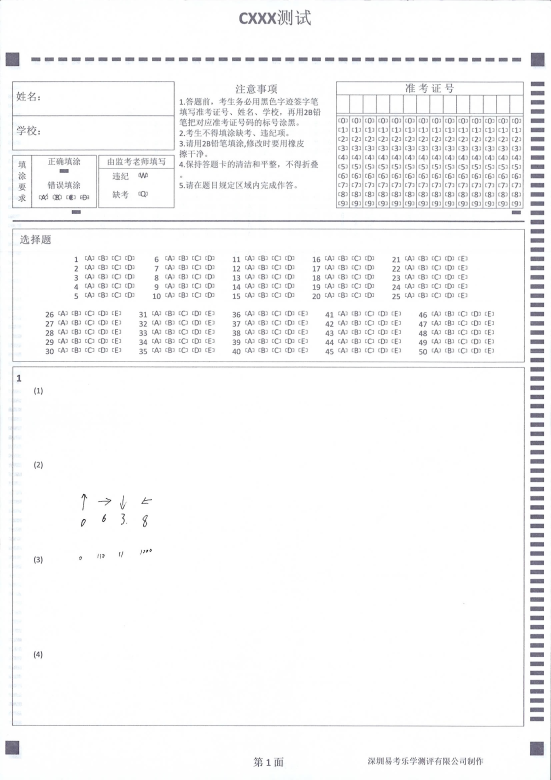
//> input picture calcHist/S1_1_qian.jpg, 1653 x 2339 px (shown at 1/3 size)
$ ./main   (built with g++ and OpenCV 4)
//> lines starting //> are read from the running program, lines starting //| are printed output that depends on the picture; after the words box and inside, x2 and y2 are one past the last pixel; in counts of white or black regions, pixels touching at a corner belong together
### TesseractTest/MouseSelect.h
#pragma once
#ifndef __MOUSESELECT_H__
#define __MOUSESELECT_H__

#include <opencv2/opencv.hpp>
#include <iostream>

#define MAX_OBJECTS    10
using namespace cv;
//using namespace std;
typedef struct MouseSelectParams
{
	std::vector<Point> pts;        //Points of selected
	char        *win_name;
	Mat            *image;
	unsigned int mode;        //1 Point,2 Rect
	int             n;            // selected object number
}MouseSelectParams;

void on_mouse(int event, int x, int y, int flags, void *param);
class MouseSelect
{
public:
	MouseSelect();
	~MouseSelect();

	void select_rect(Mat &frame);
	void select_point(Mat &frame);

	std::vector<Point> vPoints;
	std::vector<Rect> vRects;
	unsigned int obj_selected;
private:
	int get_rects(Mat &frame);
	int get_points(Mat &frame);

};
#endif

### TesseractTest/MouseSelect.cpp
#include "MouseSelect.h"

MouseSelectParams *g_mousep;
MouseSelect::MouseSelect() {}

MouseSelect::~MouseSelect() {}

void MouseSelect::select_rect(Mat &frame)
{
	obj_selected = 0;
	while (0 == obj_selected)
	{
		obj_selected = get_rects(frame);
		if (obj_selected == 0)
		{
			std::cout << "You haven't selected any rectangles. " << std::endl;
		}
	}
}

// [12 lines left out: function select_point, not called in this run]

int MouseSelect::get_rects(Mat &frame)
{
	char *win_name = "Init Frame";
	MouseSelectParams params;
	params.win_name = win_name;
	params.image = &frame;
	params.n = 0;
	params.mode = 2;
	namedWindow(win_name, WINDOW_AUTOSIZE);
	imshow(win_name, frame);

	g_mousep = &params;
	setMouseCallback(win_name, on_mouse, 0);
	waitKey(0);
	destroyWindow(win_name);

	int x1, x2, y1, y2, w, h;
	Rect rt;
	Point pt1, pt2;
	std::cout << "Point Num: " << params.pts.size() << " Object Num: " << params.n << " Object Type: Rect." << std::endl;
	for (int i = 0; i < params.pts.size(); i += 2)
	{
		pt1 = params.pts[i];
		pt2 = params.pts[i + 1];
		x1 = min(pt1.x, pt2.x);
		x2 = max(pt1.x, pt2.x);
		y1 = min(pt1.y, pt2.y);
		y2 = max(pt1.y, pt2.y);
		w = x2 - x1;
		h = y2 - y1;
		w = (w % 2) ? w : w + 1;
		h = (h % 2) ? h : h + 1;
		rt.x = x1;
		rt.y = y1;
		rt.width = w;
		rt.height = h;
		vRects.push_back(rt);
	}
	return params.n;
}

// [25 lines left out: function get_points, not called in this run]

void on_mouse(int event, int x, int y, int flags, void *param)
{
	int        n;
	static bool pressed = false;
	static Point cur_pt;
	static Point prev_pt;
	/* on left button press, remember first corner of rectangle around object */
	if (event == CV_EVENT_LBUTTONDOWN)
	{
		n = g_mousep->n;
		if (n == MAX_OBJECTS)
		{
			return;
		}
		prev_pt.x = x;
		prev_pt.y = y;
		//cout<<prev_pt.x <<","<<prev_pt.y<<" "<<cur_pt.x<<","<<cur_pt.y<<endl;
		pressed = true;
	}
	/* on left button up, finalise the rectangle and draw it in black */
	else if (event == CV_EVENT_LBUTTONUP && pressed)
	{
		/* 1 == mode for selecting points */
		if (1 == g_mousep->mode)
		{
			n = g_mousep->n;
			if (n == MAX_OBJECTS)
			{
				return;
			}
			cur_pt.x = x;
			cur_pt.y = y;
			g_mousep->pts.push_back(cur_pt);
			int radius = 3;
			circle(*g_mousep->image, cur_pt, radius, CV_RGB(255, 0, 0));
			imshow(g_mousep->win_name, *g_mousep->image);
			pressed = false;
			g_mousep->n++;
		}
		/* 2 == mode for selecting rectangles */
		else if (2 == g_mousep->mode)
		{
			n = g_mousep->n;
			if (n == MAX_OBJECTS)
			{
				return;
			}
			cur_pt.x = x;
			cur_pt.y = y;
			g_mousep->pts.push_back(prev_pt);
			g_mousep->pts.push_back(cur_pt);

//			g_mousep->rt = CvRect(prev_pt.x, prev_pt.y, cur_pt.x - prev_pt.x, cur_pt.y - prev_pt.y);
			//    cout<<prev_pt.x <<","<<prev_pt.y<<" "<<cur_pt.x<<","<<cur_pt.y<<endl;
			rectangle(*g_mousep->image, prev_pt, cur_pt, CV_RGB(0, 0, 255));
			imshow(g_mousep->win_name, *g_mousep->image);
			pressed = false;
			g_mousep->n++;
		}
		else if (3 == g_mousep->mode)
		{
			n = g_mousep->n;

		}
	}
	else if (event == CV_EVENT_MOUSEMOVE && pressed && CV_EVENT_FLAG_LBUTTON)
	{
		if (2 == g_mousep->mode)
		{
			n = g_mousep->n;
			if (n == MAX_OBJECTS)
			{
				return;
			}
			cur_pt.x = x;
			cur_pt.y = y;
			Mat tmp = (*g_mousep->image).clone();
			//cout<<prev_pt.x <<","<<prev_pt.y<<" "<<cur_pt.x<<","<<cur_pt.y<<endl;
			rectangle(tmp, prev_pt, cur_pt, CV_RGB(0, 255, 0));
			imshow(g_mousep->win_name, tmp);
		}
	}
}

### calcHist/main.cpp
#include <opencv2/core/core.hpp>
#include<opencv2/highgui/highgui.hpp>
#include<opencv2/imgproc/imgproc.hpp>
#include<iostream>
#include<map>
#include<cmath>
#include <time.h>
#include "MouseSelect.h"

#define cvQueryHistValue_1D( hist, idx0 ) \
	((float)cvGetReal1D((hist)->bins, (idx0)))

using namespace std;
using namespace cv;

#define cvQueryHistValue_3D( hist, idx0, idx1, idx2 )      cvGetReal3D( (hist)->bins, (idx0), (idx1), (idx2) )
//画直方图用
int HistogramBins = 256;
float HistogramRange1[2]={0,255};
float *HistogramRange[1]={&HistogramRange1[0]};

// [113 lines left out: functions histemd, CompareHist, not called in this run]

Mat getHistImg(const MatND& hist)
{
	double maxVal = 0;
	double minVal=0;

	//找到直方图中的最大值和最小值
	minMaxLoc(hist,&minVal,&maxVal,0,0);
	int histSize=hist.rows;
	Mat histImg(256, 256, CV_8U, Scalar(200));	//histSize, histSize	//255

	// 设置最大峰值为图像高度的90%
	int hpt = static_cast<int>(0.9*256);		//histSize

	int nSum = 0;
	int nDevSum = 0;
	int nCount = 0;

	cout << "maxVal = " << maxVal << endl;
	for (int h = 0; h < histSize; h++)	//histSize
	{
		float binVal = hist.at<float>(h);
		int intensity = static_cast<int>(binVal*hpt / maxVal);
		line(histImg, Point(h, 256), Point(h, 256 - intensity), Scalar::all(0));
		cout << "h = " << h << ". binVal = " << binVal << ". intensity = " << intensity << endl;
		char szTmp[300] = { 0 };
		sprintf_s(szTmp, "h = %d, binVal = %d, intensity = %d\n", h, binVal, intensity);
		//		TRACE(szTmp);

		nCount += static_cast<int>(binVal);
		nSum += h*binVal;
	}
	cout << "sum = " << nSum << "count = " << nCount << endl;
	float fMean = (float)nSum / nCount;

	for (int h = 0; h < histSize; h++)	//histSize
	{
		float binVal = hist.at<float>(h);

		nDevSum += pow(h - fMean, 2)*binVal;
	}
	cout << "均值: " << fMean << "标准差：" << sqrt(nDevSum / nCount);

	return histImg;
}
int main()
{

#if 0
	cv::Mat src = cv::imread("00000051.Tif");
	namedWindow("0原图", 0);
	imshow("0原图", src);

	Mat imag_ch2 = src.clone();
#else
	cv::Mat src = cv::imread("S1_1_qian.jpg");	//answerCard.png	test	card1.png  00000051.Tif
//> src is the input picture: 2339 rows x 1653 cols, CV_8UC3; mean B, G, R 247.6, 247.1, 247

	MouseSelect mouse;
	mouse.select_rect(src.clone());
//> the loop in select_rect, `while (0 == obj_selected)` made 1 pass; the left mouse button is pressed at (413, 584)
//> obj_selected on pass 1: 1
	Mat imag_ch2 = src(mouse.vRects[0]);
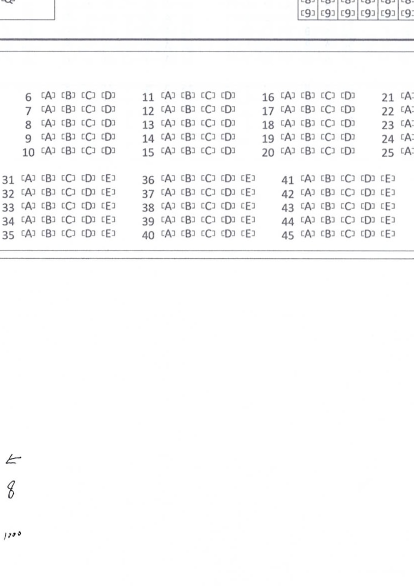
//> imag_ch2: 1171 rows x 827 cols, CV_8UC3 (shown at 1/2 size); mean B, G, R 249.4, 249.1, 249.1

//	mouse.select_rect(src.clone());
	Mat imag_ch3 = src(mouse.vRects[1]);
#endif

#if 0
	/// Separate the image in 3 places ( R, G and B )
	vector<Mat> rgb_planes;
	#define SHOW_HSV
	#ifdef SHOW_HSV
	Mat hsv;
	cvtColor(src, hsv, COLOR_BGR2HSV);	//COLOR_BGR2HSV
	split(hsv, rgb_planes);
	#else
	split(src, rgb_planes);
	#endif
	/// Establish the number of bins
	int histSize = 256;

	/// Set the ranges ( for R,G,B) )
	float range[] = { 0, 255 };
	const float* histRange = { range };

	bool uniform = true; bool accumulate = false;

	Mat r_hist, g_hist, b_hist;

	/// Compute the histograms:
	calcHist(&rgb_planes[2], 1, 0, Mat(), r_hist, 1, &histSize, &histRange, uniform, accumulate);
	calcHist(&rgb_planes[1], 1, 0, Mat(), g_hist, 1, &histSize, &histRange, uniform, accumulate);
	calcHist(&rgb_planes[0], 1, 0, Mat(), b_hist, 1, &histSize, &histRange, uniform, accumulate);

	// Draw the histograms for R, G and B
	int hist_w = 600; int hist_h = 400;
	int bin_w = cvRound((double)hist_w / histSize);

	Mat rgb_hist[3];
	for (int i = 0; i < 3; ++i)
	{
		rgb_hist[i] = Mat(hist_h, hist_w, CV_8UC3, Scalar::all(0));
	}

	Mat histImage(hist_h, hist_w, CV_8UC3, Scalar(0, 0, 0));

	/// Normalize the result to [ 0, histImage.rows-10]
	normalize(r_hist, r_hist, 0, histImage.rows - 10, NORM_MINMAX);
	normalize(g_hist, g_hist, 0, histImage.rows - 10, NORM_MINMAX);
	normalize(b_hist, b_hist, 0, histImage.rows - 10, NORM_MINMAX);

	/// Draw for each channel
	for (int i = 1; i < histSize; i++)
	{
		line(histImage, Point(bin_w*(i - 1), hist_h - cvRound(r_hist.at<float>(i - 1))),
			Point(bin_w*(i), hist_h - cvRound(r_hist.at<float>(i))),
			Scalar(0, 0, 255), 1);
		line(histImage, Point(bin_w*(i - 1), hist_h - cvRound(g_hist.at<float>(i - 1))),
			Point(bin_w*(i), hist_h - cvRound(g_hist.at<float>(i))),
			Scalar(0, 255, 0), 1);
		line(histImage, Point(bin_w*(i - 1), hist_h - cvRound(b_hist.at<float>(i - 1))),
			Point(bin_w*(i), hist_h - cvRound(b_hist.at<float>(i))),
			Scalar(255, 0, 0), 1);
	}

	for (int j = 0; j < histSize; ++j)
	{
		int val = saturate_cast<int>(r_hist.at<float>(j));
		rectangle(rgb_hist[0], Point(j * 2 + 10, rgb_hist[0].rows), Point((j + 1) * 2 + 10, rgb_hist[0].rows - val), Scalar(0, 0, 255), 1, 8);

		val = saturate_cast<int>(g_hist.at<float>(j));
		rectangle(rgb_hist[1], Point(j * 2 + 10, rgb_hist[1].rows), Point((j + 1) * 2 + 10, rgb_hist[1].rows - val), Scalar(0, 255, 0), 1, 8);

		val = saturate_cast<int>(b_hist.at<float>(j));
		rectangle(rgb_hist[2], Point(j * 2 + 10, rgb_hist[2].rows), Point((j + 1) * 2 + 10, rgb_hist[2].rows - val), Scalar(255, 0, 0), 1, 8);
	}

	/// Display
	namedWindow("calcHist Demo", CV_WINDOW_AUTOSIZE);
	namedWindow("wnd");
	imshow("calcHist Demo", histImage);
	imshow("wnd", src);

	imshow("R", rgb_hist[0]);
	imshow("G", rgb_hist[1]);
	imshow("B", rgb_hist[2]);
#endif
#if 0
	//----------------------example 2-------------------------------//
	clock_t start, end;
	start = clock();

	Mat imag_ch4, img_ch5;
	cvtColor(imag_ch2, imag_ch4, CV_BGR2HSV);
	cvtColor(imag_ch3, img_ch5, CV_BGR2HSV);

	vector<Mat> src_planes;
	vector<Mat> comp_planes;
	split(imag_ch4, src_planes);
	split(img_ch5, comp_planes);

	//采用H-S直方图进行处理
	//首先得配置直方图的参数
	MatND srcHist, compHist;
	//H、S通道
	int histSize = 256;
	/// Set the ranges ( for R,G,B) )
	float range[] = { 0, 255 };
	const float* histRange = { range };
	bool uniform = true; bool accumulate = false;

	//进行原图直方图的计算
	calcHist(&src_planes[2], 1, 0, Mat(), srcHist, 1, &histSize, &histRange, true, false);
	//对需要比较的图进行直方图的计算
	calcHist(&comp_planes[2], 1, 0, Mat(), compHist, 1, &histSize, &histRange, true, false);

	int hist_w = 600; int hist_h = 400;
	int bin_w = cvRound((double)hist_w / histSize);

	//注意：这里需要对两个直方图进行归一化操作
	normalize(srcHist, srcHist, 0, hist_h - 10, NORM_MINMAX);	//1
	normalize(compHist, compHist, 0, hist_h - 10, NORM_MINMAX);

	clock_t start2, end2;
	start2 = clock();

	Mat src_hist = Mat(hist_h, hist_w, CV_8UC3, Scalar::all(0));
	Mat comp_hist = Mat(hist_h, hist_w, CV_8UC3, Scalar::all(0));
	for (int j = 0; j < histSize; ++j)
	{
		int val = saturate_cast<int>(srcHist.at<float>(j));
		rectangle(src_hist, Point(j * 2 + 10, src_hist.rows), Point((j + 1) * 2 + 10, src_hist.rows - val), Scalar(0, 0, 255), 1, 8);

		int val2 = saturate_cast<int>(compHist.at<float>(j));
		rectangle(comp_hist, Point(j * 2 + 10, comp_hist.rows), Point((j + 1) * 2 + 10, comp_hist.rows - val2), Scalar(0, 0, 255), 1, 8);
	}
	end2 = clock();
	cout << "画矩阵时间: " << end2 - start2 << endl;

	clock_t start1, end1;
	start1 = clock();

	double distence1 = compareHist(srcHist, compHist, CV_COMP_CORREL);//计算后面选定的与这次选定的相似度，使用INTERSECT，值越大越相似
	printf("0, 相同为1[ 1, 0 ), CV_COMP_CORREL与第1次选定的图像区域相似度为：%f\n", distence1);//数组越大，相似度越大

	double distence2 = compareHist(srcHist, compHist, CV_COMP_CHISQR);//计算后面选定的与这次选定的相似度，使用INTERSECT，值越大越相似
	printf("1, 相同为0[ 0, +inf ), CV_COMP_CHISQR与第1次选定的图像区域相似度为：%f\n", distence2);//数组越大，相似度越大

	double distence3 = compareHist(srcHist, compHist, CV_COMP_INTERSECT);//计算后面选定的与这次选定的相似度，使用INTERSECT，值越大越相似
	printf("2, 越大越相似[ 0, +inf ), CV_COMP_INTERSECT与第1次选定的图像区域相似度为：%f\n", distence3);//数组越大，相似度越大

	double distence4 = compareHist(srcHist, compHist, CV_COMP_BHATTACHARYYA);//计算后面选定的与这次选定的相似度，使用INTERSECT，值越大越相似
	printf("3, 相同为0[ 0, +inf ), CV_COMP_BHATTACHARYYA与第1次选定的图像区域相似度为：%f\n", distence4);//数组越大，相似度越大

	end1 = clock();
	cout << "比较时间: " << end1 - start1 << endl;

	end = clock();
	cout << "总时间: " << end - start << endl;

	imshow("src_hist", src_hist);
	imshow("comp_hist", comp_hist);

	waitKey(0);
	waitKey(0);
#endif

#if 0
	CompareHist("card1.png", "111.png");
#endif

#if 0	//三色直方图
	Mat srcImage = imread("S1_1.jpg");
	imshow("【原图】", srcImage);

	//为计算直方图配置变量
	//首先是需要计算的图像的通道，就是需要计算图像的哪个通道（bgr空间需要确定计算 b或g货r空间）
	int channels = 0;
	//然后是配置输出的结果存储的 空间 ，用MatND类型来存储结果
	MatND dstHist;
	//接下来是直方图的每一个维度的 柱条的数目（就是将数值分组，共有多少组）
	int histSize[] = { 256 };       //如果这里写成int histSize = 256;   那么下面调用计算直方图的函数的时候，该变量需要写 &histSize
	//最后是确定每个维度的取值范围，就是横坐标的总数
	//首先得定义一个变量用来存储 单个维度的 数值的取值范围
	float midRanges[] = { 0, 256 };
	const float *ranges[] = { midRanges };

	calcHist(&srcImage, 1, &channels, Mat(), dstHist, 1, histSize, ranges, true, false);

	//calcHist  函数调用结束后，dstHist变量中将储存了 直方图的信息  用dstHist的模版函数 at<Type>(i)得到第i个柱条的值
	//at<Type>(i, j)得到第i个并且第j个柱条的值

	//开始直观的显示直方图——绘制直方图
	//首先先创建一个黑底的图像，为了可以显示彩色，所以该绘制图像是一个8位的3通道图像
	Mat b_drawImage = Mat::zeros(Size(256, 256), CV_8UC3);
	//因为任何一个图像的某个像素的总个数，都有可能会有很多，会超出所定义的图像的尺寸，针对这种情况，先对个数进行范围的限制
	//先用 minMaxLoc函数来得到计算直方图后的像素的最大个数
	double g_dHistMaxValue = 0;
	minMaxLoc(dstHist, 0, &g_dHistMaxValue, 0, 0);
	//将像素的个数整合到 图像的最大范围内
	//遍历直方图得到的数据
	for (int i = 0; i < 256; i++)
	{
		int value = cvRound(dstHist.at<float>(i) * 256 * 0.9 / g_dHistMaxValue);

		line(b_drawImage, Point(i, b_drawImage.rows - 1), Point(i, b_drawImage.rows - 1 - value), Scalar(255, 0, 0));
	}

	imshow("【蓝色通道的直方图】", b_drawImage);

	//绘制绿色通道
	channels = 1;
	calcHist(&srcImage, 1, &channels, Mat(), dstHist, 1, histSize, ranges, true, false);
	Mat g_drawImage = Mat::zeros(Size(256, 256), CV_8UC3);
	minMaxLoc(dstHist, 0, &g_dHistMaxValue, 0, 0);
	for (int i = 0; i < 256; i++)
	{
		int value = cvRound(dstHist.at<float>(i) * 256 * 0.9 / g_dHistMaxValue);

		line(g_drawImage, Point(i, g_drawImage.rows - 1), Point(i, g_drawImage.rows - 1 - value), Scalar(0, 255, 0));
	}
	imshow("【绿色通道的直方图】", g_drawImage);

	//绘制红色通道
	channels = 2;
	calcHist(&srcImage, 1, &channels, Mat(), dstHist, 1, histSize, ranges, true, false);
	Mat r_drawImage = Mat::zeros(Size(256, 256), CV_8UC3);
	minMaxLoc(dstHist, 0, &g_dHistMaxValue, 0, 0);
	for (int i = 0; i < 256; i++)
	{
		int value = cvRound(dstHist.at<float>(i) * 256 * 0.9 / g_dHistMaxValue);

		line(r_drawImage, Point(i, r_drawImage.rows - 1), Point(i, r_drawImage.rows - 1 - value), Scalar(0, 0, 255));
	}
	imshow("【红色通道的直方图】", r_drawImage);

	waitKey(0);
#endif

#if 1
//	Mat srcImage = imread("S1_1.jpg");	//card1.png    test.jpg
	Mat srcImage = imag_ch2;

	Mat hsv;
	cvtColor(srcImage, hsv, CV_BGR2GRAY);
	const int channels[1] = { 0 };
	const int histSize[1] = { 256 };
	float hranges[2] = { 0, 255 };
//	const float* ranges[1] = { hranges };
	const float* ranges[1];
	ranges[0] = hranges;
	MatND hist;
	calcHist(&hsv, 1, channels, Mat(), hist, 1, histSize, ranges);	//histSize, ranges
//> hist = 256 values, max 119939 at index 254, min 0 at index 255, mean 966.8

#if 0	//以下代码可用
	//区间统计
	const int channels12[1] = { 0 };
	int histSize12[1] = { 37 };
	//	float hranges1[2] = { 10, 15 };
	float hranges12[2];
	hranges12[0] = 220;
	hranges12[1] = 256;
	//	const float* ranges1[1] = { hranges1 };
	const float* ranges12[1];
	ranges12[0] = hranges12;

	MatND hist22;
	calcHist(&hsv, 1, channels12, Mat(), hist22, 1, histSize12, ranges12);
#endif
	//区间统计
	const int channels1[1] = { 0 };
	int histSize1[1] = { 1 };
//	float hranges1[2] = { 10, 15 };
	float hranges1[2];
	hranges1[0] = 0;
	hranges1[1] = 256;
//	const float* ranges1[1] = { hranges1 };
	const float* ranges1[1];
	ranges1[0] = hranges1;

	MatND hist2;
	calcHist(&hsv, 1, channels1, Mat(), hist2, 1, histSize1, ranges1, false);
//> hist2 = [968417]


// 	Mat matMask(hsv.size(), CV_8U, cv::Scalar(255));
// 	//遍历整个图像
// 	int nl = hsv.rows;
// 	int nc = hsv.cols;
// 	int step = 10;
// 	for (int j = 0; j < nl; j++)
// 	{
// 		for (int i = 0; i < nc; i++)
// 		{
// 			if (hsv.at<uchar>(j, i) > 150)
// 				hsv.at<uchar>(j, i) = 255;
// 		}
// 	}
// 	Mat matResult;
// 	absdiff(hsv, matMask, matResult);
//
// 	double m = 0, sd = 0;
//
// 	m = mean(matResult)[0];	//计算均值
// 	cout << "Mean: " << m << endl;
//
// 	Mat tmp_m, tmp_sd;
// 	meanStdDev(hsv, tmp_m, tmp_sd);	//计算标准差
// 	m = tmp_m.at<double>(0, 0);
// 	sd = tmp_sd.at<double>(0, 0);
// 	cout << "Mean: " << m << " , StdDev: " << sd << endl;


	cout << "area = " << hsv.cols * hsv.rows << endl;
//| area = 968417
	Mat drawImage = getHistImg(hist);
//> in getHistImg, `minMaxLoc(hist,&minVal,&maxVal,0,0);`: maxVal = 119939
//| maxVal = 119939
//> the loop in getHistImg, `for (int h = 0; h < histSize; h++)` made 256 passes
//> (binVal, nCount, nSum) on passes 1 to 3: (18, 18, 0), (7, 25, 7), (10, 35, 27)
//| h = 0. binVal = 18. intensity = 0
//| h = 1. binVal = 7. intensity = 0
//| h = 2. binVal = 10. intensity = 0
//| h = 3. binVal = 6. intensity = 0
//| h = 4. binVal = 2. intensity = 0
//| h = 5. binVal = 4. intensity = 0
//| h = 6. binVal = 7. intensity = 0
//| h = 7. binVal = 4. intensity = 0
//> (output is shown up to pass 8 of 256)
//> after the loop in getHistImg, `for (int h = 0; h < histSize; h++)`:
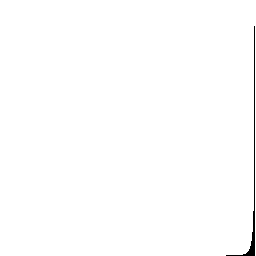
//> histImg: 256 rows x 256 cols, CV_8UC1; values 0 (black) and 200 (white), 99.4% white; 1 black region, box (x1, y1, x2, y2) and area: (226, 26, 255, 256) 366
//> after the loop in getHistImg, `for (int h = 0; h < histSize; h++)`: nCount = 247495; nSum = 57450528
//| sum = 57450528count = 247495
//> in getHistImg, `float fMean = (float)nSum / nCount;`: fMean = 232.1
//> the loop in getHistImg, `for (int h = 0; h < histSize; h++)` made 256 passes
//> (binVal, nDevSum) on passes 1 to 3: (18, 969901), (7, 1343842), (10, 1873431)
//> after the loop in getHistImg, `for (int h = 0; h < histSize; h++)`: nDevSum = 459690750
//| 均值: 232.128标准差：43.0929
	imshow("【直方图】", drawImage);

	Mat drawImage2 = getHistImg(hist2);
//> in getHistImg (call 2), `minMaxLoc(hist,&minVal,&maxVal,0,0);`: minVal = 968417
//| maxVal = 968417
//> the loop in getHistImg (call 2), `for (int h = 0; h < histSize; h++)` made 1 pass
//> (binVal, intensity, nCount, nSum) on pass 1: (968417, 229, 968417, 0)
//| h = 0. binVal = 968417. intensity = 229
//> after the loop in getHistImg (call 2), `for (int h = 0; h < histSize; h++)`:
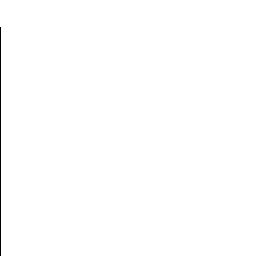
//> histImg: 256 rows x 256 cols, CV_8UC1; values 0 (black) and 200 (white), 99.7% white; black in thin lines or dots, all inside (x1, y1, x2, y2) = (0, 27, 1, 256)
//> after the loop in getHistImg (call 2), `for (int h = 0; h < histSize; h++)`: nSum = 0
//| sum = 0count = 968417
//> the loop in getHistImg (call 2), `for (int h = 0; h < histSize; h++)` made 1 pass
//> (binVal, nDevSum) on pass 1: (968417, 0)
//| 均值: 0标准差：0
	imshow("【直方图2】", drawImage2);

	waitKey(0);
#endif

#if 0
	IplImage * srcImg = cvLoadImage("card1.png");
	IplImage* gray_plane = cvCreateImage(cvGetSize(srcImg), 8, 1);
	cvCvtColor(srcImg, gray_plane, CV_BGR2GRAY);

	int hist_size = 256;    //直方图尺寸
	int hist_height = 256;
	float range[] = { 0, 255 };  //灰度级的范围
	float* ranges1[] = { range };
	//创建一维直方图，统计图像在[0 255]像素的均匀分布
	CvHistogram* gray_hist = cvCreateHist(1, &hist_size, CV_HIST_ARRAY, ranges1, 1);
	//计算灰度图像的一维直方图
	cvCalcHist(&gray_plane, gray_hist, 0, 0);
	//归一化直方图
	cvNormalizeHist(gray_hist, 1.0);

	int scale = 2;
	//创建一张一维直方图的“图”，横坐标为灰度级，纵坐标为像素个数（*scale）
	IplImage* hist_image = cvCreateImage(cvSize(hist_size*scale, hist_height), 8, 3);
	cvZero(hist_image);
	//统计直方图中的最大直方块
	float max_value = 0;
	cvGetMinMaxHistValue(gray_hist, 0, &max_value, 0, 0);

	//分别将每个直方块的值绘制到图中
	for (int i = 0; i < hist_size; i++)
	{
		float bin_val = cvQueryHistValue_1D(gray_hist, i); //像素i的概率
		int intensity = cvRound(bin_val*hist_height / max_value);  //要绘制的高度
		cvRectangle(hist_image,
			cvPoint(i*scale, hist_height - 1),
			cvPoint((i + 1)*scale - 1, hist_height - intensity),
			CV_RGB(255, 255, 255));
	}
	cvNamedWindow("GraySource", 1);
	cvShowImage("GraySource", gray_plane);
	cvNamedWindow("H-S Histogram", 1);
	cvShowImage("H-S Histogram", hist_image);

	cvWaitKey(0);
#endif

#if 0
	Mat imag_src, img_comp;
	cvtColor(imag_ch2, imag_src, CV_BGR2GRAY);
	cvtColor(imag_ch3, img_comp, CV_BGR2GRAY);

	const int channels[1] = { 0 };
	const int histSize[1] = { 2 };
	float hranges[3] = { 0, 220, 255 };	//0, 130, 180, 230, 255
	const float* ranges[1] = { hranges };
	MatND src_hist, comp_hist;
	calcHist(&imag_src, 1, channels, Mat(), src_hist, 1, histSize, ranges, false);		//ranges, false
	calcHist(&img_comp, 1, channels, Mat(), comp_hist, 1, histSize, ranges, false);		//ranges, false

	Mat src_drawImage = getHistImg(src_hist);
	Mat comp_drawImage = getHistImg(comp_hist);


	double distence1 = compareHist(src_hist, comp_hist, CV_COMP_CORREL);//计算后面选定的与这次选定的相似度，使用INTERSECT，值越大越相似
	printf("0, 相同为1[ 1, 0 ), CV_COMP_CORREL与第1次选定的图像区域相似度为：%f\n", distence1);//数组越大，相似度越大

	double distence2 = compareHist(src_hist, comp_hist, CV_COMP_CHISQR);//计算后面选定的与这次选定的相似度，使用INTERSECT，值越大越相似
	printf("1, 相同为0[ 0, +inf ), CV_COMP_CHISQR与第1次选定的图像区域相似度为：%f\n", distence2);//数组越大，相似度越大

	double distence3 = compareHist(src_hist, comp_hist, CV_COMP_INTERSECT);//计算后面选定的与这次选定的相似度，使用INTERSECT，值越大越相似
	printf("2, 越大越相似[ 0, +inf ), CV_COMP_INTERSECT与第1次选定的图像区域相似度为：%f\n", distence3);//数组越大，相似度越大

	double distence4 = compareHist(src_hist, comp_hist, CV_COMP_BHATTACHARYYA);//计算后面选定的与这次选定的相似度，使用INTERSECT，值越大越相似
	printf("3, 相同为0[ 0, +inf ), CV_COMP_BHATTACHARYYA与第1次选定的图像区域相似度为：%f\n", distence4);//数组越大，相似度越大

	printf("----------------- 归一化 -------------------\n");
	//注意：这里需要对两个直方图进行归一化操作
	normalize(src_hist, src_hist, 0, 255, NORM_MINMAX);	//1
	normalize(comp_hist, comp_hist, 0, 255, NORM_MINMAX);

	double distence11 = compareHist(src_hist, comp_hist, CV_COMP_CORREL);//计算后面选定的与这次选定的相似度，使用INTERSECT，值越大越相似
	printf("0, 相同为1[ 1, 0 ), CV_COMP_CORREL与第1次选定的图像区域相似度为：%f\n", distence11);//数组越大，相似度越大

	double distence21 = compareHist(src_hist, comp_hist, CV_COMP_CHISQR);//计算后面选定的与这次选定的相似度，使用INTERSECT，值越大越相似
	printf("1, 相同为0[ 0, +inf ), CV_COMP_CHISQR与第1次选定的图像区域相似度为：%f\n", distence21);//数组越大，相似度越大

	double distence31 = compareHist(src_hist, comp_hist, CV_COMP_INTERSECT);//计算后面选定的与这次选定的相似度，使用INTERSECT，值越大越相似
	printf("2, 越大越相似[ 0, +inf ), CV_COMP_INTERSECT与第1次选定的图像区域相似度为：%f\n", distence31);//数组越大，相似度越大

	double distence41 = compareHist(src_hist, comp_hist, CV_COMP_BHATTACHARYYA);//计算后面选定的与这次选定的相似度，使用INTERSECT，值越大越相似
	printf("3, 相同为0[ 0, +inf ), CV_COMP_BHATTACHARYYA与第1次选定的图像区域相似度为：%f\n", distence41);//数组越大，相似度越大


	imshow("src【直方图】", src_drawImage);
	imshow("comp【直方图】", comp_drawImage);

#endif
	//-------------------------------------------------------------------------//
	waitKey(0);
	destroyAllWindows();

return 1;
}
